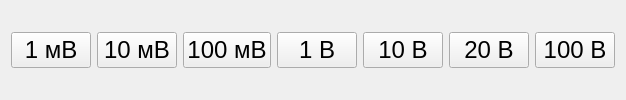
                      <widget class="QWidget" name="dcvStepPage_3">
                       <layout class="QHBoxLayout" name="horizontalLayout_28">
                        <property name="topMargin">
                         <number>0</number>
                        </property>
                        <property name="bottomMargin">
                         <number>0</number>
                        </property>
                        <item>
                         <widget class="QPushButton" name="pushButton_78">
                          <property name="sizePolicy">
                           <sizepolicy hsizetype="Fixed" vsizetype="Fixed">
                            <horstretch>0</horstretch>
                            <verstretch>0</verstretch>
                           </sizepolicy>
                          </property>
                          <property name="font">
                           <font>
                            <pointsize>18</pointsize>
                           </font>
                          </property>
                          <property name="text">
                           <string>1 мВ</string>
                          </property>
                         </widget>
                        </item>
                        <item>
                         <widget class="QPushButton" name="pushButton_86">
                          <property name="sizePolicy">
                           <sizepolicy hsizetype="Fixed" vsizetype="Fixed">
                            <horstretch>0</horstretch>
                            <verstretch>0</verstretch>
                           </sizepolicy>
                          </property>
                          <property name="font">
                           <font>
                            <pointsize>18</pointsize>
                           </font>
                          </property>
                          <property name="text">
                           <string>10 мВ</string>
                          </property>
                         </widget>
                        </item>
                        <item>
                         <widget class="QPushButton" name="pushButton_87">
                          <property name="sizePolicy">
                           <sizepolicy hsizetype="Fixed" vsizetype="Fixed">
                            <horstretch>0</horstretch>
                            <verstretch>0</verstretch>
                           </sizepolicy>
                          </property>
                          <property name="font">
                           <font>
                            <pointsize>18</pointsize>
                           </font>
                          </property>
                          <property name="text">
                           <string>100 мВ</string>
                          </property>
                         </widget>
                        </item>
                        <item>
                         <widget class="QPushButton" name="pushButton_88">
                          <property name="sizePolicy">
                           <sizepolicy hsizetype="Fixed" vsizetype="Fixed">
                            <horstretch>0</horstretch>
                            <verstretch>0</verstretch>
                           </sizepolicy>
                          </property>
                          <property name="font">
                           <font>
                            <pointsize>18</pointsize>
                           </font>
                          </property>
                          <property name="text">
                           <string>1 В</string>
                          </property>
                         </widget>
                        </item>
                        <item>
                         <widget class="QPushButton" name="pushButton_89">
                          <property name="sizePolicy">
                           <sizepolicy hsizetype="Fixed" vsizetype="Fixed">
                            <horstretch>0</horstretch>
                            <verstretch>0</verstretch>
                           </sizepolicy>
                          </property>
                          <property name="font">
                           <font>
                            <pointsize>18</pointsize>
                           </font>
                          </property>
                          <property name="text">
                           <string>10 В</string>
                          </property>
                         </widget>
                        </item>
                        <item>
                         <widget class="QPushButton" name="pushButton_90">
                          <property name="sizePolicy">
                           <sizepolicy hsizetype="Fixed" vsizetype="Fixed">
                            <horstretch>0</horstretch>
                            <verstretch>0</verstretch>
                           </sizepolicy>
                          </property>
                          <property name="font">
                           <font>
                            <pointsize>18</pointsize>
                           </font>
                          </property>
                          <property name="text">
                           <string>20 В</string>
                          </property>
                         </widget>
                        </item>
                        <item>
                         <widget class="QPushButton" name="pushButton_91">
                          <property name="sizePolicy">
                           <sizepolicy hsizetype="Fixed" vsizetype="Fixed">
                            <horstretch>0</horstretch>
                            <verstretch>0</verstretch>
                           </sizepolicy>
                          </property>
                          <property name="font">
                           <font>
                            <pointsize>18</pointsize>
                           </font>
                          </property>
                          <property name="text">
                           <string>100 В</string>
                          </property>
                         </widget>
                        </item>
                       </layout>
                      </widget>
